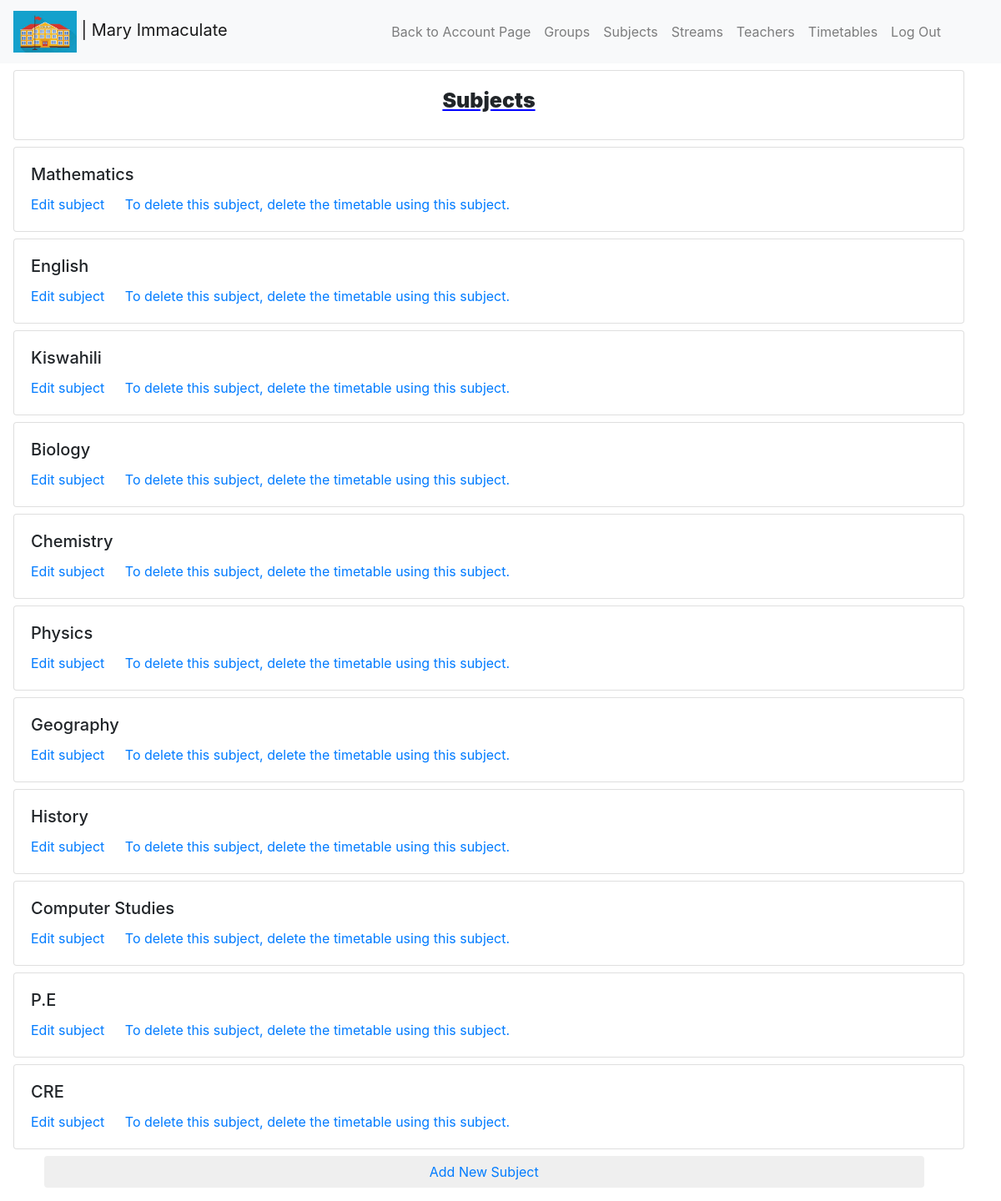
/school/S6gHC1W5/subject/ (signed in), run on the app's committed database.
### school/models.py (models this page shows, shortened)
class School(models.Model):
    user = models.ForeignKey(settings.AUTH_USER_MODEL, on_delete=models.CASCADE, db_index=True)
    schoolname = models.CharField(max_length=200)
    randomid = models.CharField(max_length=60, unique=True)
    schoollogo = models.ImageField(upload_to='logo', validators=[validate_logo], default='logo.jpg')
    class Meta:
        verbose_name = ("School")
        verbose_name_plural = ("Schools")

class Subjects(models.Model):
    school = models.ForeignKey(School, on_delete=models.CASCADE)
    subjectname = models.CharField(max_length=100)
    slug = models.SlugField()
    color = ColorField()
    class Meta:
        verbose_name = ("Subject")
        verbose_name_plural = ("Subjects")
    def ifcandelete(self):
        from timetable.models import Timetablelessons
        check1 = Timetablelessons.objects.filter(subject__id=self.id).count()
        if (check1 > 0):
            return False
        else:
            return True

### school/views.py (the view)
# urls.py: path('school/<randomid>/subject/', views.subjectsview, name="subjectview"),
@login_required
def subjectsview(request, randomid):
    theschool = get_object_or_404(School, randomid=randomid)
    subjects = Subjects.objects.filter(school__randomid=randomid)
    return render(request, "frontend/school/subjectsview.html", {"subjects":subjects, "theschool":theschool})

### frontend/templates/frontend/school/subjectsview.html (shortened to what this page needs)
{% extends "base/school.html" %}
{% block schooldetails %}
<a class="navbar-brand" href="{% url 'schoolview' randomid=theschool.randomid %}"><img src="{{ theschool.schoollogo.url }}" alt="{{ theschool.schoolname }}" height="50px"> | {{ theschool.schoolname }}</a>
{% endblock %}
{% block navigation %}
<li class="nav-item">
  <a class="nav-link" href="{% url 'groupview' randomid=theschool.randomid %}">Groups</a>
</li>
<li class="nav-item">
  <a class="nav-link" href="{% url 'subjectview' randomid=theschool.randomid %}">Subjects</a>
</li>
<li class="nav-item">
  <a class="nav-link" href="{% url 'streamview' randomid=theschool.randomid %}">Streams</a>
</li>
<li class="nav-item">
  <a class="nav-link" href="{% url 'teacherview' randomid=theschool.randomid %}">Teachers</a>
</li>
<li class="nav-item">
  <a class="nav-link" href="{% url 'timetablesview' randomid=theschool.randomid %}">Timetables</a>
</li>
{% endblock %}
{% block content %}
{% if subjects|length > 0 %}
<div class="card mt-2 mx-3" style="width: 95%;">
    <div class="card-body">
      <h5 class="card-title my_card_title">Subjects</h5>
    </div>
  </div>
{% for subject in subjects %}
<div class="card mt-2 mx-3" style="width: 95%;">
    <div class="card-body">
      <h5 class="card-title">{{ subject.subjectname }}</h5>
      <a href="{% url 'editsubject' randomid=theschool.randomid subjectslug=subject.slug %}" class="card-link">Edit subject</a>
      {% if subject.ifcandelete is True %}<a href="{% url 'deletesubject' randomid=theschool.randomid subjectslug=subject.slug %}" class="card-link">Delete subject (This is not reversible)</a>
      {% else %}<a href="#" class="card-link disabled">To delete this subject, delete the timetable using this subject.</a>{% endif %}
    </div>
</div>
{% endfor %}
{% else %}
<div class="card mt-2 mx-3" style="width: 95%;">
  <div class="card-body">
    <h5 class="card-title">Sorry, you have no subjects currently.</h5>
  </div>
</div>
{% endif %}
<div class="container mb-3">
    <div class="row">
      <div class="col-md-12">
        <button class="btn mt-2 mx-2"  style="width: 95%;">
          <a href="{% url 'addsubject' randomid=theschool.randomid %}">Add New Subject</a>
        </button>
      </div>
    </div>
{% endblock %}

### frontend/static/frontend/css/style.css (style rules this page uses)
body { margin: 0; }
.my_card_title { text-align: center; font-weight: 900; font-size: 25px; text-decoration-line: underline; text-decoration-color: blue; }

### data on the page
School: schoollogo (picture), schoolname "Mary Immaculate"
Subjects: subjectname "Mathematics", shows "To delete this subject, delete the timetable using this subject."
Subjects: subjectname "English", shows "To delete this subject, delete the timetable using this subject."
Subjects: subjectname "Kiswahili", shows "To delete this subject, delete the timetable using this subject."
Subjects: subjectname "Biology", shows "To delete this subject, delete the timetable using this subject."
Subjects: subjectname "Chemistry", shows "To delete this subject, delete the timetable using this subject."
Subjects: subjectname "Physics", shows "To delete this subject, delete the timetable using this subject."
Subjects: subjectname "Geography", shows "To delete this subject, delete the timetable using this subject."
Subjects: subjectname "History", shows "To delete this subject, delete the timetable using this subject."
Subjects: subjectname "Computer Studies", shows "To delete this subject, delete the timetable using this subject."
Subjects: subjectname "P.E", shows "To delete this subject, delete the timetable using this subject."
Subjects: subjectname "CRE", shows "To delete this subject, delete the timetable using this subject."
